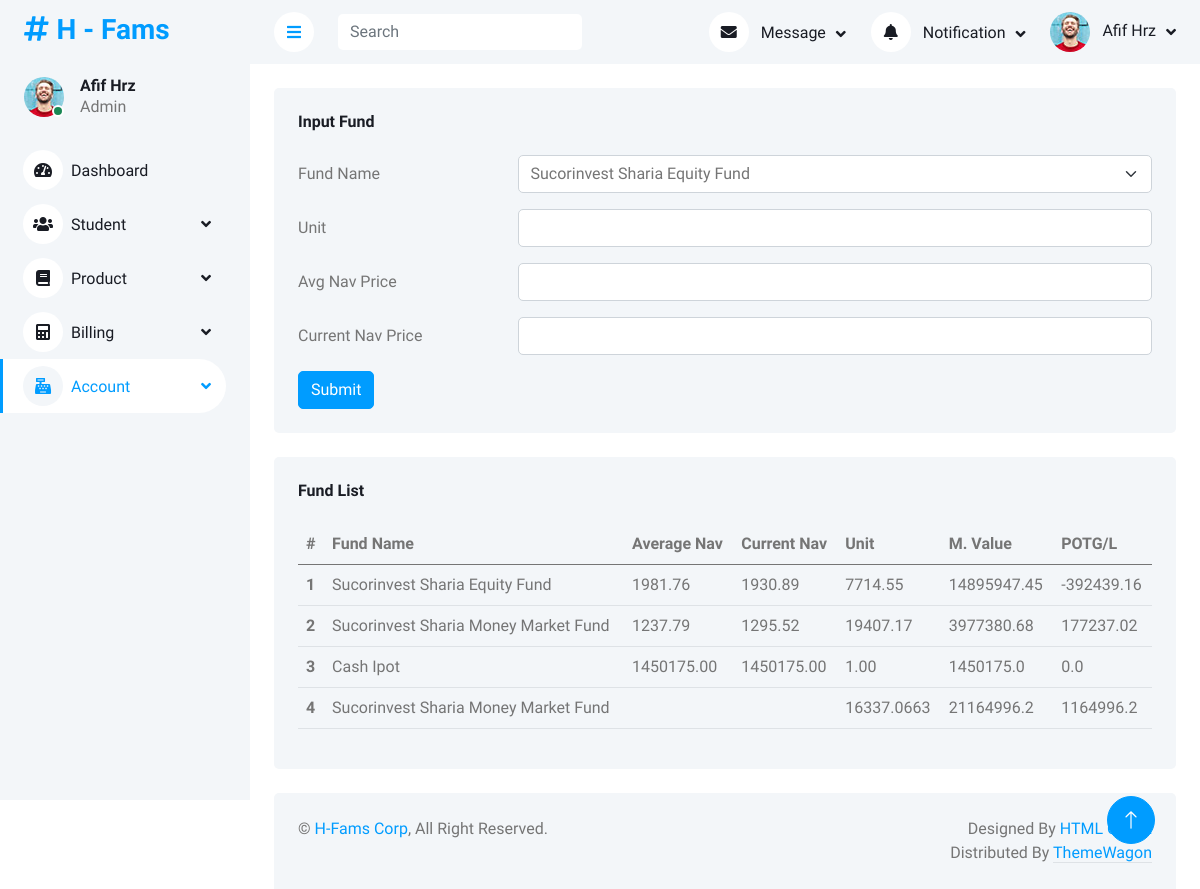
The app's page /account/fundinvestment/ (signed in), older data.
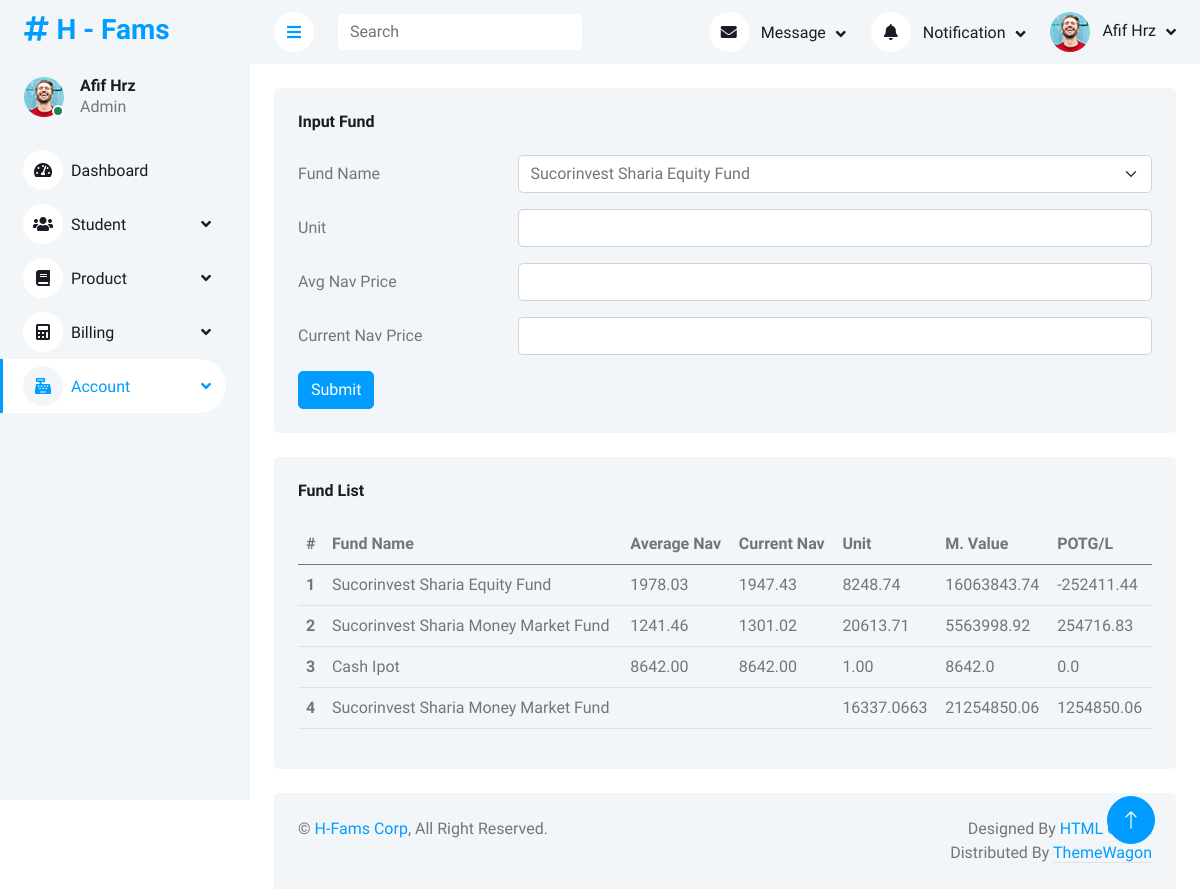
The same page, newer data.
### account/models.py (models this page shows)
class acc_investment_fund(models.Model):
    date_modified = models.DateTimeField(default=datetime.now(), db_column="MODIFIED_DATE")
    fund_code = models.CharField(max_length=30, db_column="FUND_NAME")
    average_nav = models.DecimalField(db_column="AVERAGE_NAV", blank=True, null=True, decimal_places=2, max_digits=20)
    current_nav = models.DecimalField(db_column="CURRENT_NAV", blank=True, null=True, decimal_places=2, max_digits=20)
    exp_return = models.DecimalField(db_column="EXPECTED_RETURN", blank=True, null=True, decimal_places=4, max_digits=20)
    unit = models.DecimalField(db_column="UNIT", blank=True, null=True, decimal_places=2, max_digits=20)
    class Meta:
        db_table = 'ACC_INVESTMENT_FUND'

### account/views.py (the view, shortened to what this page needs)
# urls.py: path('fundinvestment/', views.fundinvestment_view, name='fundinvestment'),
@csrf_protect
@login_required(login_url='/login')
def fundinvestment_view(request):
    datafund = acc_investment_fund.objects.all()
    m_value = []
    gain_loss = []
    for data in datafund:
        if data.pk == 2:
            temp_val = float(data.unit) * float(data.current_nav)
            titipan_bune = 20000000+((float(data.current_nav)-1224.21)*16337.0663)
            m_value.append(round(temp_val-titipan_bune,2))
            gain_loss.append(
                round(
                    (temp_val-titipan_bune)-(float(data.average_nav)*(float(data.unit)-16337.0663)),2
                        )
                             )
        else:
            temp_val = float(data.unit) * float(data.current_nav)
            m_value.append(round(temp_val,2))
            gain_loss.append(round(temp_val-(float(data.average_nav)*float(data.unit)),2))
    data_fund = zip(datafund, m_value, gain_loss)
    context = {
        'title':'H - Expense',
        'dashboard_active':'Account',
        'datafund':list(data_fund),
        'datareksa_ibu':[16337.0663,round(titipan_bune,2),round(titipan_bune-20000000,2)],
        }
    return render(request, 'account/fundinvestment_view.html', context)

### account/templates/account/fundinvestment_view.html (shortened to what the changed rows need)
{% extends 'base_site.html' %}
{% load static %}
{% block content %}
<div class="container-fluid pt-4 px-4">
    <div class="row g-4">
        <div class="col-sm-12 col-xl-12">
            <div class="bg-light rounded h-100 p-4">
                <table class="table table-hover">
                    <thead>
                        <tr>
                            <th scope="col">#</th>
                            <th scope="col">Fund Name</th>
                            <th scope="col">Average Nav</th>
                            <th scope="col">Current Nav</th>
                            <th scope="col">Unit</th>
                            <th scope="col">M. Value</th>
                            <th scope="col">POTG/L</th>
                        </tr>
                    </thead>
                    <tbody>
                        {% for data in datafund %}
                        <tr>
                            <th scope="row">{{forloop.counter}}</th>
                            <td>{{data.0.fund_code}}</td>
                            <td>{{data.0.average_nav}}</td>
                            <td>{{data.0.current_nav}}</td>
                            <td>{{data.0.unit}}</td>
                            <td>{{data.1}}</td>
                            <td>{{data.2}}</td>
                        </tr>
                        {% endfor %}
                        <tr>
                            <th scope="row">4</th>
                            <td>Sucorinvest Sharia Money Market Fund</td>
                            <td></td>
                            <td></td>
                            <td>{{datareksa_ibu.0}}</td>
                            <td>{{datareksa_ibu.1}}</td>
                            <td>{{datareksa_ibu.2}}</td>
                        </tr>
                    </tbody>
                </table>
            </div>
        </div>
    </div>
</div>
{% endblock content %}

Row changes from the older to the newer data that the page shows:
changed acc_investment_fund "Sucorinvest Sharia Equity Fund": AVERAGE_NAV "1981.76" → "1978.03"; CURRENT_NAV "1930.89" → "1947.43"; UNIT "7714.55" → "8248.74"; data "14895947.45" → "16063843.74"; data "-392439.16" → "-252411.44"
changed acc_investment_fund "Sucorinvest Sharia Money Market Fund": AVERAGE_NAV "1237.79" → "1241.46"; CURRENT_NAV "1295.52" → "1301.02"; UNIT "19407.17" → "20613.71"; data "3977380.68" → "5563998.92"; data "177237.02" → "254716.83"
changed acc_investment_fund "Cash Ipot": AVERAGE_NAV "1450175.00" → "8642.00"; CURRENT_NAV "1450175.00" → "8642.00"; data "1450175.0" → "8642.0"
Text that changed along with them:
{{ datareksa_ibu.1 }}: "21164996.2" → "21254850.06"
{{ datareksa_ibu.2 }}: "1164996.2" → "1254850.06"
